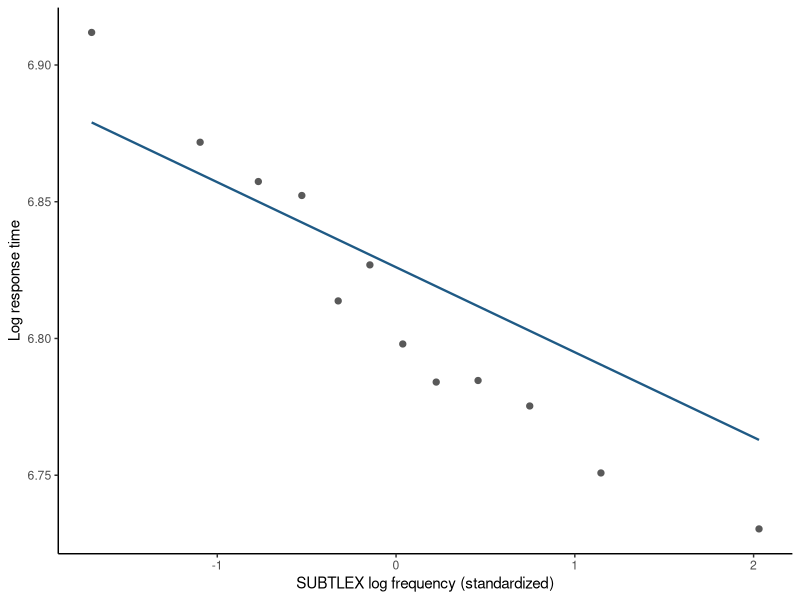

Write the R code that produced this figure.
## ---- chunk 1
#| label: mald-fixed-random
library(lme4)
library(ggplot2)

mald <- read.csv("data/mald/mald-connected-trials.csv")
mald <- subset(mald, correct == 1L)

standardize <- function(x) {
  as.numeric(scale(x))
}

mald$z_frequency <- standardize(mald$log_frequency_subtlex)
mald$z_duration <- standardize(mald$log_duration)
mald$z_trial <- standardize(mald$trial_order)

fit <- lmer(
  log_rt ~ z_frequency + z_duration + z_trial +
    (1 + z_frequency | participant_id) +
    (1 | item),
  data = mald,
  REML = TRUE,
  control = lmerControl(
    optimizer = "bobyqa",
    optCtrl = list(maxfun = 200000L)
  )
)

data.frame(
  term = names(lme4::fixef(fit)),
  estimate = unname(lme4::fixef(fit)),
  row.names = NULL
)

participant_deviations <- ranef(fit)$participant_id
example_participant <- rownames(participant_deviations)[[1L]]
data.frame(
  participant_id = example_participant,
  population_intercept = fixef(fit)[["(Intercept)"]],
  fitted_intercept_deviation =
    participant_deviations[example_participant, "(Intercept)"],
  population_frequency_slope = fixef(fit)[["z_frequency"]],
  fitted_frequency_slope_deviation =
    participant_deviations[example_participant, "z_frequency"]
)
## ---- chunk 2
#| label: check-mald-marginal-likelihood

item_counts <- sort(table(mald$item), decreasing = TRUE)
selected_items <- names(head(item_counts, 100L))
mald_check <- mald[mald$item %in% selected_items, ]

check_fit <- lmer(
  log_rt ~ z_frequency + z_duration + z_trial +
    (1 | participant_id) + (1 | item),
  data = mald_check,
  REML = FALSE
)

X_check <- model.matrix(check_fit)
y_check <- model.response(model.frame(check_fit))
Z_participant <- model.matrix(
  ~ 0 + factor(participant_id),
  data = mald_check
)
Z_item <- model.matrix(~ 0 + factor(item), data = mald_check)
check_variances <- as.data.frame(VarCorr(check_fit))
tau_participant2 <- check_variances$vcov[
  check_variances$grp == "participant_id" &
    is.na(check_variances$var2)
]
tau_item2 <- check_variances$vcov[
  check_variances$grp == "item" & is.na(check_variances$var2)
]
sigma2_check <- sigma(check_fit)^2

V_check <-
  tau_participant2 * tcrossprod(Z_participant) +
  tau_item2 * tcrossprod(Z_item) +
  sigma2_check * diag(nrow(mald_check))
V_inverse_X <- solve(V_check, X_check)
V_inverse_y <- solve(V_check, y_check)
beta_gls <- solve(
  crossprod(X_check, V_inverse_X),
  crossprod(X_check, V_inverse_y)
)
check_residual <- y_check - drop(X_check %*% beta_gls)
V_cholesky <- chol(V_check)
log_determinant_V <- 2 * sum(log(diag(V_cholesky)))
log_likelihood_direct <- -.5 * (
  nrow(mald_check) * log(2 * pi) +
    log_determinant_V +
    crossprod(check_residual, solve(V_check, check_residual))
)

stopifnot(
  max(abs(drop(beta_gls) - fixef(check_fit))) < 1e-7,
  abs(drop(log_likelihood_direct) - as.numeric(logLik(check_fit))) < 1e-6
)

data.frame(
  observed_trials = nrow(mald_check),
  observed_participants = length(unique(mald_check$participant_id)),
  observed_words = length(unique(mald_check$item)),
  direct_log_likelihood = drop(log_likelihood_direct),
  lmer_log_likelihood = as.numeric(logLik(check_fit)),
  largest_gls_coefficient_difference =
    max(abs(drop(beta_gls) - fixef(check_fit)))
)
## ---- chunk 3
#| label: plot-mald-fixed-random
frequency_breaks <- unique(quantile(
  mald$z_frequency,
  probs = seq(0, 1, length.out = 13L),
  names = FALSE
))
mald$frequency_bin <- cut(
  mald$z_frequency,
  breaks = frequency_breaks,
  include.lowest = TRUE
)

raw_bins <- aggregate(
  cbind(z_frequency, log_rt) ~ frequency_bin,
  data = mald,
  FUN = mean
)

prediction_grid <- data.frame(
  z_frequency = seq(
    min(raw_bins$z_frequency),
    max(raw_bins$z_frequency),
    length.out = 160L
  ),
  z_duration = 0,
  z_trial = 0
)
prediction_grid$fitted_log_rt <- predict(
  fit,
  newdata = prediction_grid,
  re.form = NA
)

ggplot(raw_bins, aes(x = z_frequency, y = log_rt)) +
  geom_point(color = "grey35", size = 1.8) +
  geom_line(
    data = prediction_grid,
    aes(y = fitted_log_rt),
    color = "#1F5A85",
    linewidth = 0.8
  ) +
  labs(
    x = "SUBTLEX log frequency (standardized)",
    y = "Log response time"
  ) +
  theme_classic()
